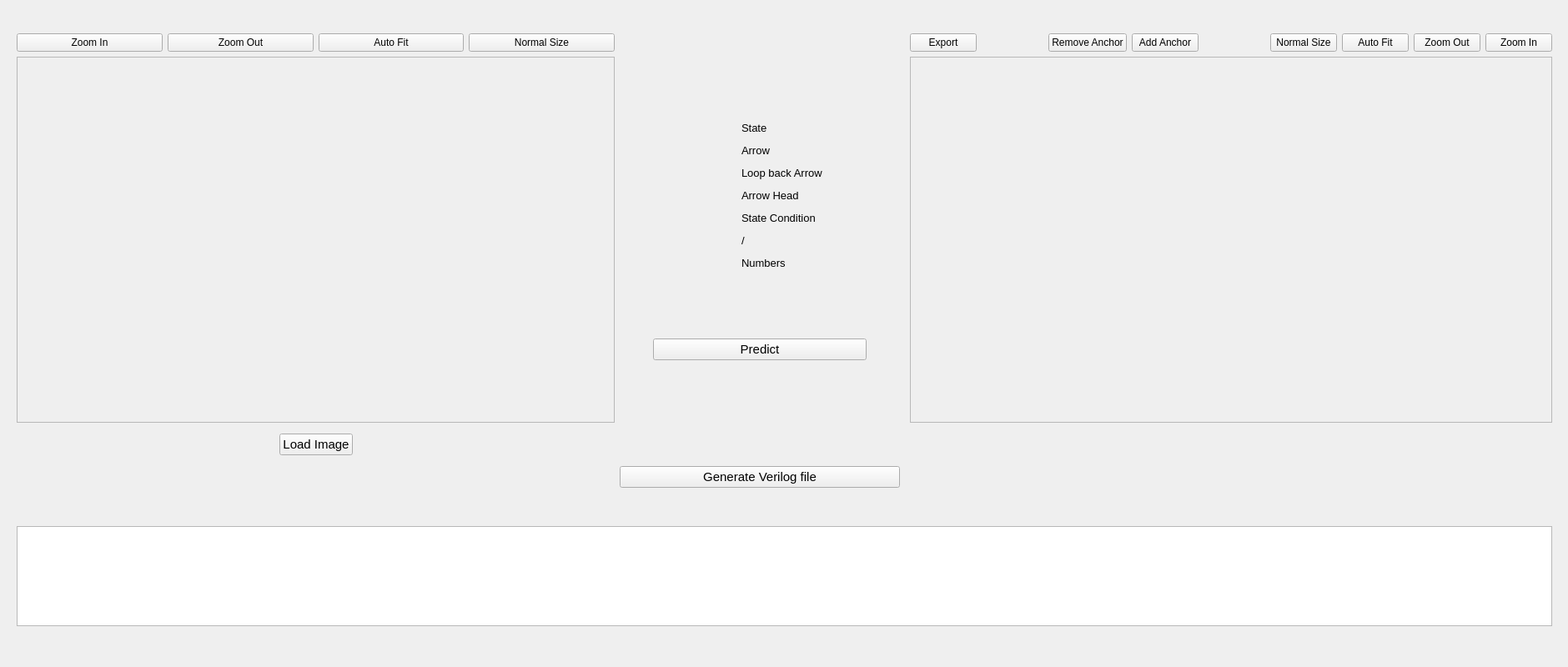
<?xml version="1.0" encoding="UTF-8"?>
<ui version="4.0">
 <class>MainWindow</class>
 <widget class="QMainWindow" name="MainWindow">
  <property name="geometry">
   <rect>
    <x>0</x>
    <y>0</y>
    <width>1880</width>
    <height>800</height>
   </rect>
  </property>
  <property name="minimumSize">
   <size>
    <width>1880</width>
    <height>800</height>
   </size>
  </property>
  <property name="windowTitle">
   <string>MainWindow</string>
  </property>
  <property name="toolButtonStyle">
   <enum>Qt::ToolButtonIconOnly</enum>
  </property>
  <property name="tabShape">
   <enum>QTabWidget::Rounded</enum>
  </property>
  <widget class="QWidget" name="centralwidget">
   <widget class="QWidget" name="gridLayoutWidget">
    <property name="geometry">
     <rect>
      <x>0</x>
      <y>0</y>
      <width>1881</width>
      <height>791</height>
     </rect>
    </property>
    <layout class="QGridLayout" name="gridLayout">
     <item row="3" column="1">
      <layout class="QHBoxLayout" name="horizontalLayout_5">
       <item>
        <spacer name="horizontalSpacer_9">
         <property name="orientation">
          <enum>Qt::Horizontal</enum>
         </property>
         <property name="sizeHint" stdset="0">
          <size>
           <width>40</width>
           <height>20</height>
          </size>
         </property>
        </spacer>
       </item>
       <item>
        <widget class="QPushButton" name="LoadImage">
         <property name="font">
          <font>
           <pointsize>11</pointsize>
          </font>
         </property>
         <property name="text">
          <string>Load Image</string>
         </property>
        </widget>
       </item>
       <item>
        <spacer name="horizontalSpacer_10">
         <property name="orientation">
          <enum>Qt::Horizontal</enum>
         </property>
         <property name="sizeHint" stdset="0">
          <size>
           <width>40</width>
           <height>20</height>
          </size>
         </property>
        </spacer>
       </item>
      </layout>
     </item>
     <item row="2" column="1">
      <widget class="QScrollArea" name="scrollArea">
       <property name="widgetResizable">
        <bool>true</bool>
       </property>
       <widget class="QWidget" name="scrollAreaWidgetContents">
        <property name="geometry">
         <rect>
          <x>0</x>
          <y>0</y>
          <width>556</width>
          <height>395</height>
         </rect>
        </property>
        <widget class="QLabel" name="Original_img">
         <property name="geometry">
          <rect>
           <x>0</x>
           <y>0</y>
           <width>55</width>
           <height>16</height>
          </rect>
         </property>
         <property name="text">
          <string/>
         </property>
        </widget>
       </widget>
      </widget>
     </item>
     <item row="3" column="2">
      <spacer name="verticalSpacer">
       <property name="orientation">
        <enum>Qt::Vertical</enum>
       </property>
       <property name="sizeType">
        <enum>QSizePolicy::Fixed</enum>
       </property>
       <property name="sizeHint" stdset="0">
        <size>
         <width>20</width>
         <height>40</height>
        </size>
       </property>
      </spacer>
     </item>
     <item row="2" column="4">
      <widget class="QScrollArea" name="scrollArea_2">
       <property name="widgetResizable">
        <bool>true</bool>
       </property>
       <widget class="QWidget" name="scrollAreaWidgetContents_2">
        <property name="geometry">
         <rect>
          <x>0</x>
          <y>0</y>
          <width>887</width>
          <height>395</height>
         </rect>
        </property>
        <widget class="QLabel" name="Predicted_img">
         <property name="geometry">
          <rect>
           <x>0</x>
           <y>0</y>
           <width>55</width>
           <height>16</height>
          </rect>
         </property>
         <property name="cursor">
          <cursorShape>CrossCursor</cursorShape>
         </property>
         <property name="text">
          <string/>
         </property>
        </widget>
       </widget>
      </widget>
     </item>
     <item row="1" column="1">
      <layout class="QHBoxLayout" name="horizontalLayout">
       <item>
        <widget class="QPushButton" name="Original_ZoomIn">
         <property name="font">
          <font>
           <pointsize>9</pointsize>
          </font>
         </property>
         <property name="text">
          <string>Zoom In</string>
         </property>
        </widget>
       </item>
       <item>
        <widget class="QPushButton" name="Original_ZoomOut">
         <property name="font">
          <font>
           <pointsize>9</pointsize>
          </font>
         </property>
         <property name="text">
          <string>Zoom Out</string>
         </property>
        </widget>
       </item>
       <item>
        <widget class="QPushButton" name="Original_AutoFit">
         <property name="font">
          <font>
           <pointsize>9</pointsize>
          </font>
         </property>
         <property name="text">
          <string>Auto Fit</string>
         </property>
        </widget>
       </item>
       <item>
        <widget class="QPushButton" name="Original_NormalSize">
         <property name="font">
          <font>
           <pointsize>9</pointsize>
          </font>
         </property>
         <property name="text">
          <string>Normal Size</string>
         </property>
        </widget>
       </item>
      </layout>
     </item>
     <item row="4" column="2">
      <layout class="QHBoxLayout" name="horizontalLayout_3">
       <item>
        <widget class="QPushButton" name="GenerateVerilog">
         <property name="font">
          <font>
           <pointsize>11</pointsize>
          </font>
         </property>
         <property name="text">
          <string>Generate Verilog file</string>
         </property>
        </widget>
       </item>
      </layout>
     </item>
     <item row="2" column="2">
      <layout class="QHBoxLayout" name="horizontalLayout_4">
       <item>
        <spacer name="horizontalSpacer_7">
         <property name="orientation">
          <enum>Qt::Horizontal</enum>
         </property>
         <property name="sizeType">
          <enum>QSizePolicy::Fixed</enum>
         </property>
         <property name="sizeHint" stdset="0">
          <size>
           <width>40</width>
           <height>20</height>
          </size>
         </property>
        </spacer>
       </item>
       <item>
        <layout class="QVBoxLayout" name="verticalLayout">
         <item>
          <spacer name="verticalSpacer_4">
           <property name="orientation">
            <enum>Qt::Vertical</enum>
           </property>
           <property name="sizeHint" stdset="0">
            <size>
             <width>20</width>
             <height>40</height>
            </size>
           </property>
          </spacer>
         </item>
         <item>
          <layout class="QGridLayout" name="gridLayout_2">
           <item row="2" column="1">
            <widget class="QLabel" name="label_8">
             <property name="minimumSize">
              <size>
               <width>150</width>
               <height>0</height>
              </size>
             </property>
             <property name="font">
              <font>
               <pointsize>10</pointsize>
              </font>
             </property>
             <property name="text">
              <string>Loop back Arrow</string>
             </property>
            </widget>
           </item>
           <item row="0" column="1">
            <widget class="QLabel" name="label_4">
             <property name="minimumSize">
              <size>
               <width>150</width>
               <height>0</height>
              </size>
             </property>
             <property name="font">
              <font>
               <pointsize>10</pointsize>
              </font>
             </property>
             <property name="text">
              <string>State</string>
             </property>
            </widget>
           </item>
           <item row="2" column="0">
            <widget class="QLabel" name="loopBackArrow_ColorLabel">
             <property name="minimumSize">
              <size>
               <width>100</width>
               <height>21</height>
              </size>
             </property>
             <property name="text">
              <string/>
             </property>
            </widget>
           </item>
           <item row="4" column="0">
            <widget class="QLabel" name="stateCondition_ColorLabel">
             <property name="minimumSize">
              <size>
               <width>100</width>
               <height>21</height>
              </size>
             </property>
             <property name="text">
              <string/>
             </property>
            </widget>
           </item>
           <item row="3" column="0">
            <widget class="QLabel" name="arrowHead_ColorLabel">
             <property name="minimumSize">
              <size>
               <width>100</width>
               <height>21</height>
              </size>
             </property>
             <property name="text">
              <string/>
             </property>
            </widget>
           </item>
           <item row="3" column="1">
            <widget class="QLabel" name="label_10">
             <property name="minimumSize">
              <size>
               <width>150</width>
               <height>0</height>
              </size>
             </property>
             <property name="font">
              <font>
               <pointsize>10</pointsize>
              </font>
             </property>
             <property name="text">
              <string>Arrow Head</string>
             </property>
            </widget>
           </item>
           <item row="4" column="1">
            <widget class="QLabel" name="label_12">
             <property name="minimumSize">
              <size>
               <width>150</width>
               <height>0</height>
              </size>
             </property>
             <property name="font">
              <font>
               <pointsize>10</pointsize>
              </font>
             </property>
             <property name="text">
              <string>State Condition</string>
             </property>
            </widget>
           </item>
           <item row="1" column="0">
            <widget class="QLabel" name="arrow_ColorLabel">
             <property name="minimumSize">
              <size>
               <width>100</width>
               <height>21</height>
              </size>
             </property>
             <property name="text">
              <string/>
             </property>
            </widget>
           </item>
           <item row="1" column="1">
            <widget class="QLabel" name="label_6">
             <property name="minimumSize">
              <size>
               <width>150</width>
               <height>0</height>
              </size>
             </property>
             <property name="font">
              <font>
               <pointsize>10</pointsize>
              </font>
             </property>
             <property name="text">
              <string>Arrow</string>
             </property>
            </widget>
           </item>
           <item row="5" column="1">
            <widget class="QLabel" name="label_14">
             <property name="minimumSize">
              <size>
               <width>150</width>
               <height>0</height>
              </size>
             </property>
             <property name="font">
              <font>
               <pointsize>10</pointsize>
              </font>
             </property>
             <property name="text">
              <string>/</string>
             </property>
            </widget>
           </item>
           <item row="5" column="0">
            <widget class="QLabel" name="slash_ColorLabel">
             <property name="minimumSize">
              <size>
               <width>100</width>
               <height>21</height>
              </size>
             </property>
             <property name="text">
              <string/>
             </property>
            </widget>
           </item>
           <item row="0" column="0">
            <widget class="QLabel" name="state_ColorLabel">
             <property name="minimumSize">
              <size>
               <width>100</width>
               <height>21</height>
              </size>
             </property>
             <property name="text">
              <string/>
             </property>
            </widget>
           </item>
           <item row="6" column="0">
            <widget class="QLabel" name="numbers_ColorLabel">
             <property name="minimumSize">
              <size>
               <width>100</width>
               <height>21</height>
              </size>
             </property>
             <property name="text">
              <string/>
             </property>
            </widget>
           </item>
           <item row="6" column="1">
            <widget class="QLabel" name="label_2">
             <property name="minimumSize">
              <size>
               <width>150</width>
               <height>0</height>
              </size>
             </property>
             <property name="font">
              <font>
               <pointsize>10</pointsize>
              </font>
             </property>
             <property name="text">
              <string>Numbers</string>
             </property>
            </widget>
           </item>
          </layout>
         </item>
         <item>
          <spacer name="verticalSpacer_5">
           <property name="orientation">
            <enum>Qt::Vertical</enum>
           </property>
           <property name="sizeHint" stdset="0">
            <size>
             <width>20</width>
             <height>40</height>
            </size>
           </property>
          </spacer>
         </item>
         <item>
          <layout class="QVBoxLayout" name="verticalLayout_3">
           <item>
            <widget class="QPushButton" name="Predict">
             <property name="font">
              <font>
               <pointsize>11</pointsize>
              </font>
             </property>
             <property name="text">
              <string>Predict</string>
             </property>
            </widget>
           </item>
          </layout>
         </item>
         <item>
          <spacer name="verticalSpacer_6">
           <property name="orientation">
            <enum>Qt::Vertical</enum>
           </property>
           <property name="sizeHint" stdset="0">
            <size>
             <width>20</width>
             <height>40</height>
            </size>
           </property>
          </spacer>
         </item>
        </layout>
       </item>
       <item>
        <spacer name="horizontalSpacer_8">
         <property name="orientation">
          <enum>Qt::Horizontal</enum>
         </property>
         <property name="sizeType">
          <enum>QSizePolicy::Fixed</enum>
         </property>
         <property name="sizeHint" stdset="0">
          <size>
           <width>40</width>
           <height>20</height>
          </size>
         </property>
        </spacer>
       </item>
      </layout>
     </item>
     <item row="5" column="2">
      <spacer name="verticalSpacer_2">
       <property name="orientation">
        <enum>Qt::Vertical</enum>
       </property>
       <property name="sizeType">
        <enum>QSizePolicy::Fixed</enum>
       </property>
       <property name="sizeHint" stdset="0">
        <size>
         <width>20</width>
         <height>40</height>
        </size>
       </property>
      </spacer>
     </item>
     <item row="1" column="2">
      <spacer name="horizontalSpacer_2">
       <property name="orientation">
        <enum>Qt::Horizontal</enum>
       </property>
       <property name="sizeType">
        <enum>QSizePolicy::Minimum</enum>
       </property>
       <property name="sizeHint" stdset="0">
        <size>
         <width>200</width>
         <height>20</height>
        </size>
       </property>
      </spacer>
     </item>
     <item row="2" column="0">
      <spacer name="horizontalSpacer_5">
       <property name="orientation">
        <enum>Qt::Horizontal</enum>
       </property>
       <property name="sizeType">
        <enum>QSizePolicy::Fixed</enum>
       </property>
       <property name="sizeHint" stdset="0">
        <size>
         <width>20</width>
         <height>20</height>
        </size>
       </property>
      </spacer>
     </item>
     <item row="0" column="2">
      <spacer name="verticalSpacer_3">
       <property name="orientation">
        <enum>Qt::Vertical</enum>
       </property>
       <property name="sizeType">
        <enum>QSizePolicy::Fixed</enum>
       </property>
       <property name="sizeHint" stdset="0">
        <size>
         <width>20</width>
         <height>40</height>
        </size>
       </property>
      </spacer>
     </item>
     <item row="1" column="4">
      <layout class="QHBoxLayout" name="horizontalLayout_2">
       <item>
        <widget class="QPushButton" name="Predicted_Export">
         <property name="font">
          <font>
           <pointsize>9</pointsize>
          </font>
         </property>
         <property name="text">
          <string>Export</string>
         </property>
        </widget>
       </item>
       <item>
        <spacer name="horizontalSpacer_3">
         <property name="orientation">
          <enum>Qt::Horizontal</enum>
         </property>
         <property name="sizeType">
          <enum>QSizePolicy::Minimum</enum>
         </property>
         <property name="sizeHint" stdset="0">
          <size>
           <width>80</width>
           <height>20</height>
          </size>
         </property>
        </spacer>
       </item>
       <item>
        <widget class="QPushButton" name="Predicted_RemoveAnchor">
         <property name="font">
          <font>
           <pointsize>9</pointsize>
          </font>
         </property>
         <property name="text">
          <string>Remove Anchor</string>
         </property>
         <property name="checkable">
          <bool>true</bool>
         </property>
        </widget>
       </item>
       <item>
        <widget class="QPushButton" name="Predicted_AddAnchor">
         <property name="font">
          <font>
           <pointsize>9</pointsize>
          </font>
         </property>
         <property name="text">
          <string>Add Anchor</string>
         </property>
         <property name="checkable">
          <bool>true</bool>
         </property>
        </widget>
       </item>
       <item>
        <spacer name="horizontalSpacer">
         <property name="orientation">
          <enum>Qt::Horizontal</enum>
         </property>
         <property name="sizeType">
          <enum>QSizePolicy::Minimum</enum>
         </property>
         <property name="sizeHint" stdset="0">
          <size>
           <width>80</width>
           <height>20</height>
          </size>
         </property>
        </spacer>
       </item>
       <item>
        <widget class="QPushButton" name="Predicted_NormalSize">
         <property name="font">
          <font>
           <pointsize>9</pointsize>
          </font>
         </property>
         <property name="text">
          <string>Normal Size</string>
         </property>
        </widget>
       </item>
       <item>
        <widget class="QPushButton" name="Predicted_AutoFit">
         <property name="font">
          <font>
           <pointsize>9</pointsize>
          </font>
         </property>
         <property name="text">
          <string>Auto Fit</string>
         </property>
        </widget>
       </item>
       <item>
        <widget class="QPushButton" name="Predicted_ZoomOut">
         <property name="font">
          <font>
           <pointsize>9</pointsize>
          </font>
         </property>
         <property name="text">
          <string>Zoom Out</string>
         </property>
        </widget>
       </item>
       <item>
        <widget class="QPushButton" name="Predicted_ZoomIn">
         <property name="font">
          <font>
           <pointsize>9</pointsize>
          </font>
         </property>
         <property name="text">
          <string>Zoom In</string>
         </property>
        </widget>
       </item>
      </layout>
     </item>
     <item row="7" column="2">
      <spacer name="verticalSpacer_7">
       <property name="orientation">
        <enum>Qt::Vertical</enum>
       </property>
       <property name="sizeType">
        <enum>QSizePolicy::Fixed</enum>
       </property>
       <property name="sizeHint" stdset="0">
        <size>
         <width>20</width>
         <height>40</height>
        </size>
       </property>
      </spacer>
     </item>
     <item row="2" column="5">
      <spacer name="horizontalSpacer_6">
       <property name="orientation">
        <enum>Qt::Horizontal</enum>
       </property>
       <property name="sizeType">
        <enum>QSizePolicy::Fixed</enum>
       </property>
       <property name="sizeHint" stdset="0">
        <size>
         <width>20</width>
         <height>20</height>
        </size>
       </property>
      </spacer>
     </item>
     <item row="6" column="1" colspan="4">
      <widget class="QTextEdit" name="textEdit">
       <property name="enabled">
        <bool>true</bool>
       </property>
       <property name="minimumSize">
        <size>
         <width>0</width>
         <height>120</height>
        </size>
       </property>
       <property name="maximumSize">
        <size>
         <width>16777215</width>
         <height>120</height>
        </size>
       </property>
       <property name="styleSheet">
        <string notr="true"/>
       </property>
       <property name="undoRedoEnabled">
        <bool>false</bool>
       </property>
      </widget>
     </item>
    </layout>
   </widget>
  </widget>
 </widget>
 <resources/>
 <connections/>
</ui>
